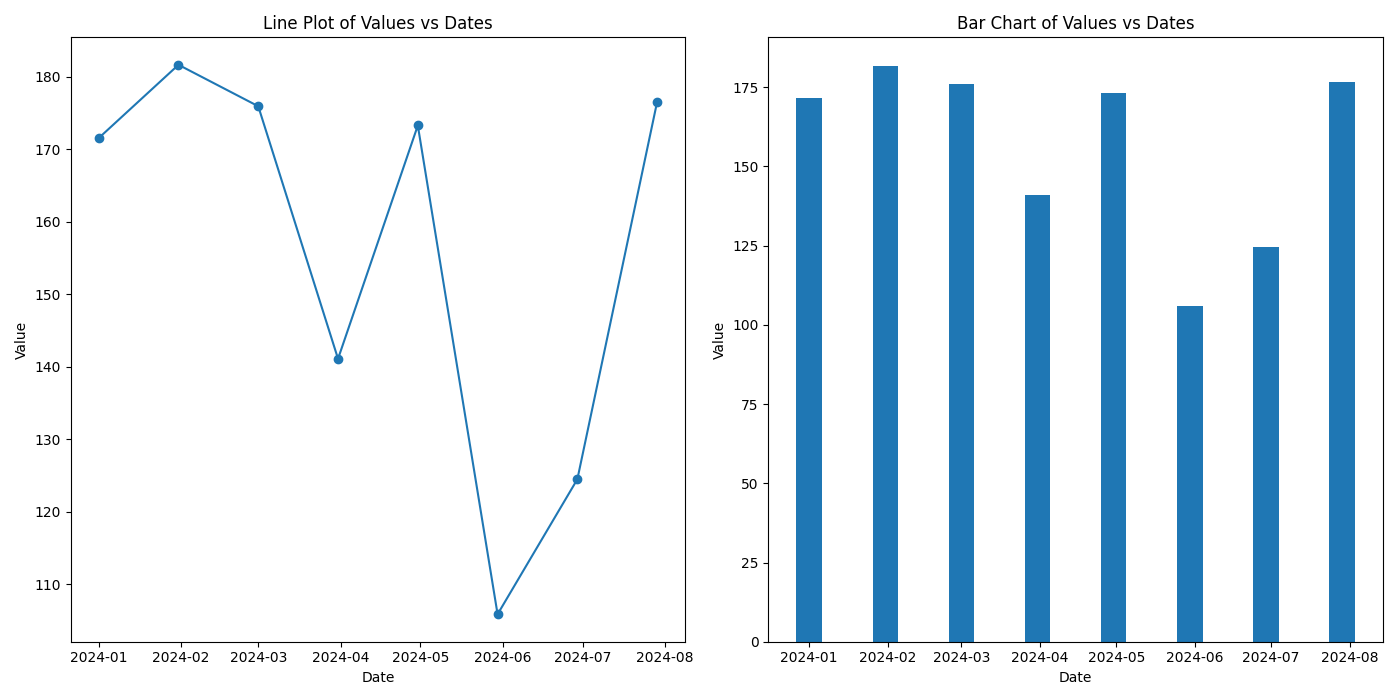

This figure's Python source:
# START:

import pandas as pd
import numpy as np
import matplotlib.pyplot as plt


def values_dates():
    """
    Creates a DataFrame from a list of dates and random values and plots them as a line and a bar chart.

    Args:
        None

    Return:
        None, displays charts.
    """

    # Generate a range of dates starting from January 1, 2024. It generates 8 dates spaced 30 days apart.
    dates = pd.date_range(start = '2024-01-01', periods = 8, freq = '30D')

    # Generate 8 random values uniformly distributed between 100 and 200.
    values = np.random.uniform(low = 100, high = 200, size = 8)

    # Create a DataFrame using the generated values with the dates as the index.
    df = pd.DataFrame({'Value': values}, index = dates)

    # Start plotting the data. This sets up a figure with enough space for two subplots (one line plot and one bar chart).
    plt.figure(figsize = (14, 7))

    # Create a line plot in the first subplot position (1 row, 2 columns, position 1).
    plt.subplot(1, 2, 1)
    plt.plot(df.index, df['Value'], marker='o')
    # Title for the line plot
    plt.title('Line Plot of Values vs Dates')
    # Label for the x-axis
    plt.xlabel('Date')
    # Label for the y-axis
    plt.ylabel('Value')

    # Create a bar chart in the second subplot position to visualize the same data as a series of bars.
    plt.subplot(1, 2, 2)
    # The width is set to 10 days for clarity in visualization.
    plt.bar(df.index, df['Value'], width=10)
    # Title for the bar chart
    plt.title('Bar Chart of Values vs Dates')
    # Label for the x-axis
    plt.xlabel('Date')
    # Label for the y-axis
    plt.ylabel('Value')

    # Adjust the layout to make sure there is no overlap and everything fits nicely.
    plt.tight_layout()
    plt.show()


# MAIN function call
if __name__ == '__main__':
    values_dates()

# END.
